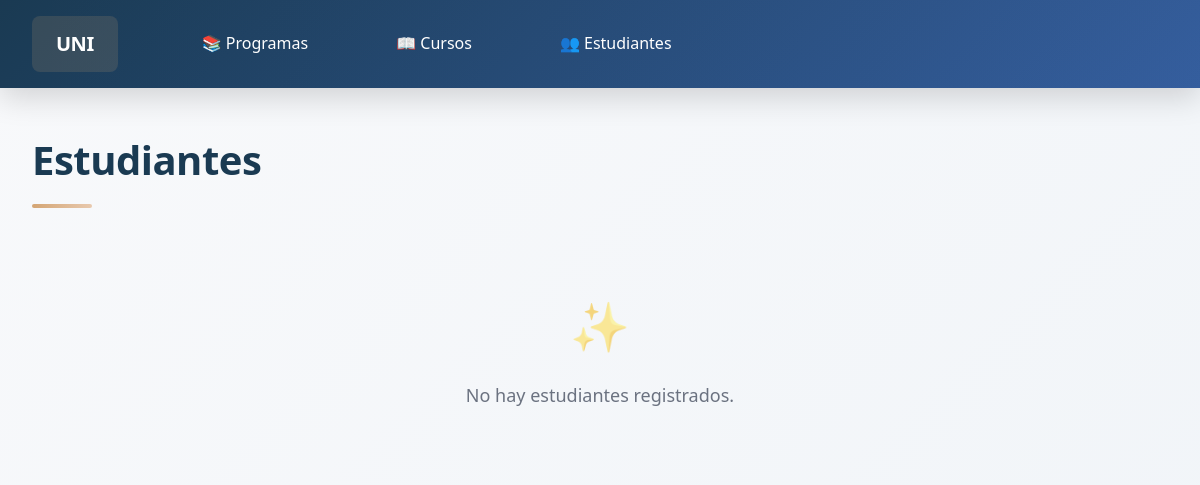
The page /estudiantes/ on the database as committed earlier.
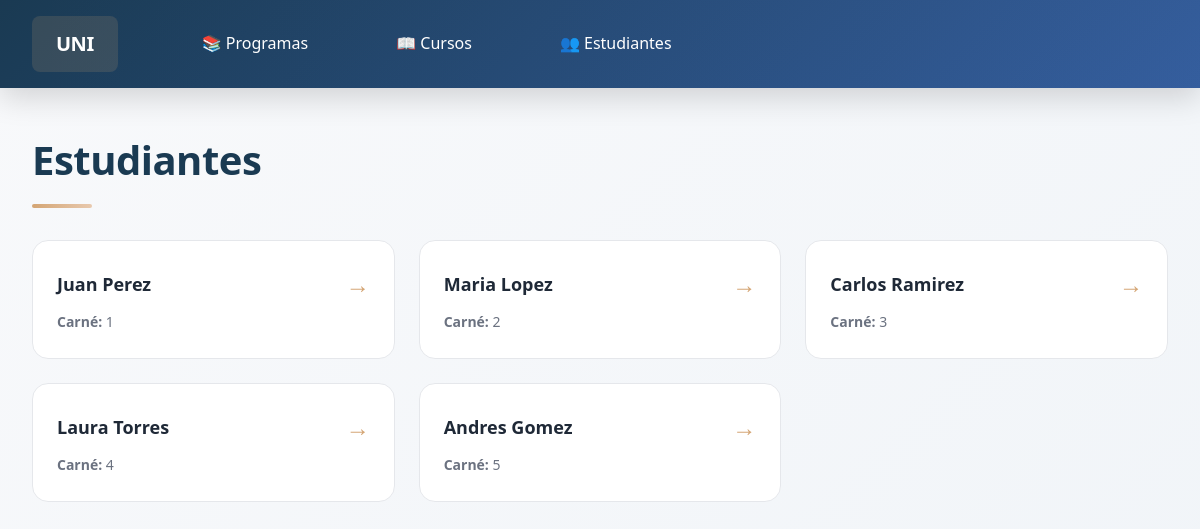
The same page on the database as committed later.
### universidad/models.py (models this page shows, shortened)
class Student(models.Model):
    name = models.CharField(max_length=100)
    email = models.EmailField(unique=True)

### universidad/views.py (the view)
# urls.py: path("estudiantes/", views.student_list, name="students"),
def student_list(request):
    students = Student.objects.all()
    return render(request, "universidad/student_list.html", {
        "students": students
    })

### universidad/templates/universidad/student_list.html (shortened to what this page needs)
{% extends "universidad/base.html" %}
{% block content %}
<h1>Estudiantes</h1>
<div class="list-container">
    {% for student in students %}
        <div class="list-item">
            <a href="{% url 'universidad:student_detail' student.id %}">
                {{ student.name }}
            </a>
            <div class="secondary-text">
                <strong>Carné:</strong> {{ student.id }}
            </div>
        </div>
    {% empty %}
        <div class="empty-state" style="grid-column: 1 / -1;">
            No hay estudiantes registrados.
        </div>
    {% endfor %}
</div>
{% endblock %}

Rows that differ between the two databases and show on the page:
added Student: name "Juan Perez", id "1"
added Student: name "Maria Lopez", id "2"
added Student: name "Carlos Ramirez", id "3"
added Student: name "Laura Torres", id "4"
added Student: name "Andres Gomez", id "5"
Other text that changed with them:
text no longer shown: "No hay estudiantes registrados."
